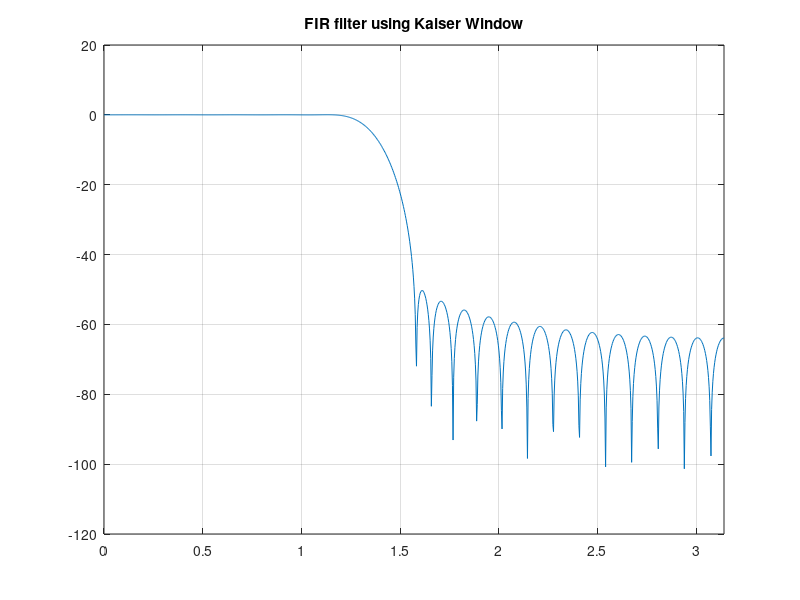

Recreate this plot in MATLAB.
% MATLAB code for Example 15.10 in chapter 15.
% see section 15.6
% lowpass filter design using Kaiser window
wn = 0.4375 ;  			    % Normalized Cutoff frequency
sz_kaiser = 47;  			% Kaiser Window size 
beta = 4.5513;			    % Kaiser Shape control parameter 
h_kaiser = fir1(sz_kaiser-1,wn,'low',kaiser(sz_kaiser,beta));
% Impulse response of the LPF using Kiaser window
w = 0:0.001*pi:pi;			% discrete frequencies for spectrum
H_kaiser = freqz(h_kaiser,1,w);% transfer function
plot(w,20*log10(abs(H_kaiser)));% magnitude spectrum
axis([0 pi -120 20]);		% set axis
title('FIR filter using Kaiser Window');
grid on
